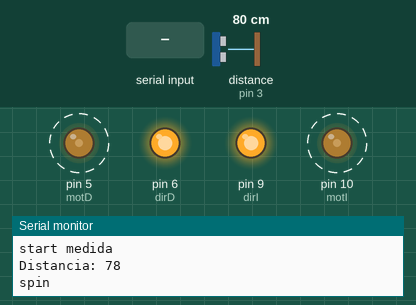
Simulated run of this sketch. Board: Arduino Uno, built with avr-gcc and run on an emulated ATmega328P. Shown: output pins drawn as LEDs (lit = HIGH), the last lines printed to the serial monitor. Wiring (inferred from the names in the program): ultrasonic range finder: trigger pin 2; echo pin 3. Dashed ring = blinking. The test bench sets the inputs (shaded band); at power-on: distance to the obstacle (sensor on pin 3) 80 cm. The echo pulse lasts 58.3 µs per cm; pins used as bus, display or sensor lines are not drawn.

Above: at 0.7 s.
1.3 s: distance to the obstacle (sensor on pin 3) set to 96 cm
4.5 s: distance to the obstacle (sensor on pin 3) set to 105 cm
At 5.9 s:
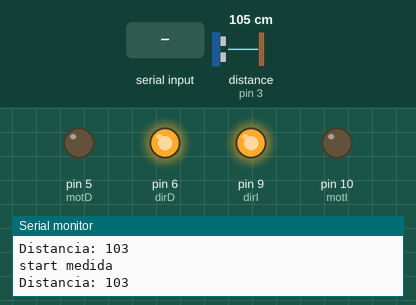
6.2 s: "a" received over Serial
At 7.1 s:
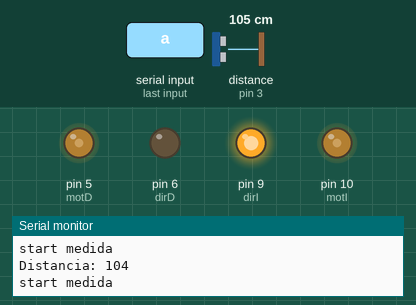
7.7 s: "b" received over Serial
At 8.5 s:
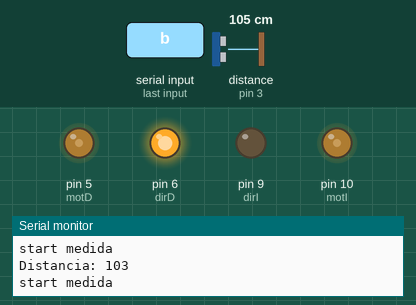
9.2 s: "d" received over Serial
At 9.7 s:
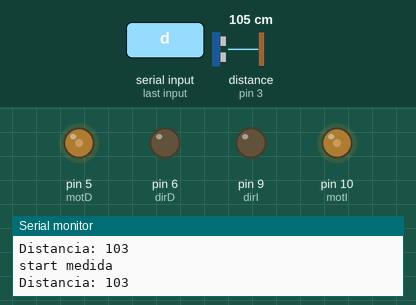
10.7 s: "e" received over Serial
At 12.0 s:
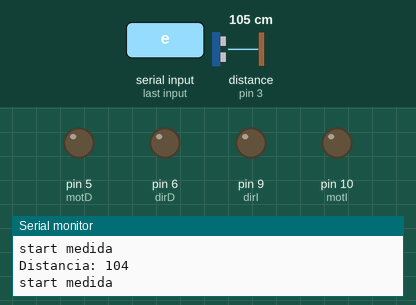
Timing chart, 0 to 13.2 s (numbered marks = the images above; inputs shaded):
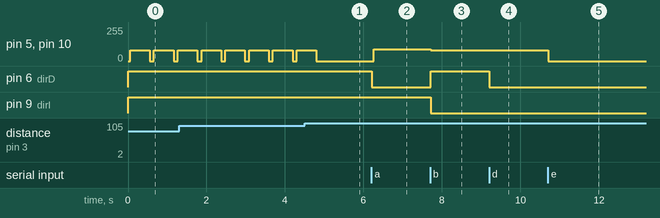

The sketch:

speed_test_4_ard.ino
```cpp
/*
 * Works like a charme
 *
 * just turn left and go fordward
 *
 * Made by: Mokuzaru
 */
const int motI = 10; //pwm1
const int motD = 5;  //pwm2
const int dirI = 9;
const int dirD = 6;

int trig = 2;
int eco = 3;
int trig2 = 4;
int eco2 = 7;
int trig3 = 8;
int eco3 = 11;

long duration;
int distance;

int t = 500;
int maxSpeed = 40;
int x = 90;
int y = 80;

void setup() {
  Serial.begin(9600);

  pinMode(trig, OUTPUT);
  pinMode(trig2, OUTPUT);
  pinMode(trig3, OUTPUT);
  pinMode(eco, INPUT);
  pinMode(eco2, INPUT);
  pinMode(eco3, INPUT);

  pinMode(motI, OUTPUT);
  pinMode(motD, OUTPUT);
  pinMode(dirI, OUTPUT);
  pinMode(dirD, OUTPUT);

  digitalWrite(motI, LOW);
  digitalWrite(motD, LOW);
  digitalWrite(dirI, HIGH);
  digitalWrite(dirD, LOW);


}

void loop() {
  if (Serial.available() > 0) {
    char a = Serial.read();
    if ( a == 'a') {
      digitalWrite(dirD, LOW);
      digitalWrite(dirI, HIGH);
      delay(50);
      analogWrite(motI, x);
      analogWrite(motD, x);
      delay(500);
      Serial.println("fordware");
    }
    if ( a == 'b') {
      digitalWrite(dirD, HIGH);
      digitalWrite(dirI, LOW);
      analogWrite(motI, y);
      analogWrite(motD, y);
      delay(500);
      Serial.println("faster");
    }
    if ( a == 'c') {
      digitalWrite(dirD, HIGH);
      digitalWrite(dirI, HIGH);
      analogWrite(motI, y);
      analogWrite(motD, y);
      delay(500);
      Serial.println("Left");
    }
    if ( a == 'd') {
      digitalWrite(dirD, LOW);
      digitalWrite(dirI, LOW);
      analogWrite(motI, y);
      analogWrite(motD, y);
      delay(500);
      Serial.println("right");
    }
    if ( a == 'e') {
      analogWrite(motI, 0);
      analogWrite(motD, 0);
      delay(500);
      Serial.println("stop");
    }
  }

  //sensor 1
  dist(2, 3);
  if (distance < 100) {
    Serial.println("spin");
    spin();
  } else if(distance > 110) {
    Serial.println("fuck");
    mov();
  }
}

void dist (int a, int b) {
  Serial.println("start medida");

  digitalWrite(a, HIGH);
  delayMicroseconds(2);
  digitalWrite(a, LOW);
  delayMicroseconds(5);
  digitalWrite(a, HIGH);

  duration = pulseIn(b, HIGH);

  distance = duration * 0.017;

  Serial.print("Distancia: ");
  Serial.println(distance);
}

void spin() {
  digitalWrite(dirD, HIGH);
  digitalWrite(dirI, HIGH);
  delay(50);
  analogWrite(motI, y);
  analogWrite(motD, y);
  delay(500);
  analogWrite(motI, 0);
  analogWrite(motD, 0);
  delay(50);
}

void mov() {
  digitalWrite(dirD, LOW);
  digitalWrite(dirI, HIGH);
  delay(50);
  analogWrite(motI, x);
  analogWrite(motD, x);
  delay(1000);
  analogWrite(motI, 0);
  analogWrite(motD, 0);
  delay(50);
}
```

Measured:
- the behaviour switches between 101 and 102 cm on distance to the obstacle (sensor on pin 3) (found by bisection; images 0 and 1)
- after the input at 4.5 s, pin 5 (motD), pin 10 (motI): goes on until 4.8 s, then stays 0/255
- after the input at 6.2 s, pin 5 (motD), pin 10 (motI): 0/255 → 90/255 after 0.07 s; pin 6 (dirD): HIGH → LOW at once
- after the input at 7.7 s, pin 5 (motD), pin 10 (motI): 90/255 → 80/255 at once; pin 6 (dirD): LOW → HIGH at once; pin 9 (dirI): HIGH → LOW at once
- after the input at 9.2 s, pin 6 (dirD): HIGH → LOW at once
- after the input at 10.7 s, pin 5 (motD), pin 10 (motI): 80/255 → 0/255 at once
- by itself, pin 5 (motD), pin 10 (motI): alternates 80/255 for 0.50 s and 0/255 for 0.11 s
